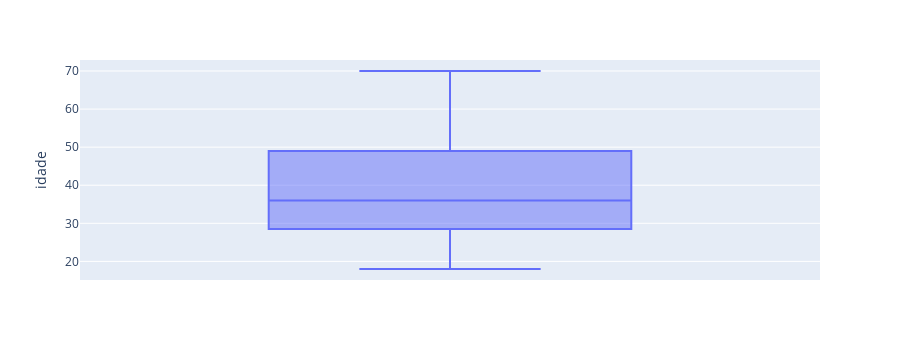

Source (notebook cell):
### Code cell
boxplot = px.box(df, y="idade")
boxplot.show()

### Figure 1 — Plotly figure (JSON) as saved in the notebook; plotly's stock layout.template omitted (floating-point values rounded to 4 significant figures; data arrays with more than 128 entries replaced by an {"elided": "..."} marker saying what was removed)
{"data": [{"alignmentgroup": "True", "hovertemplate": "idade=%{y}<extra></extra>", "legendgroup": "", "marker": {"color": "#636efa"}, "name": "", "notched": false, "offsetgroup": "", "orientation": "v", "showlegend": false, "type": "box", "x0": " ", "xaxis": "x", "y": {"elided": "200 int values"}, "y0": " ", "yaxis": "y"}], "layout": {"boxmode": "group", "height": 360, "legend": {"tracegroupgap": 0}, "margin": {"t": 60}, "xaxis": {"anchor": "y", "autorange": true, "domain": [0, 1], "range": [-0.5, 0.5], "type": "category"}, "yaxis": {"anchor": "x", "autorange": true, "domain": [0, 1], "range": [15.11, 72.89], "title": {"text": "idade"}, "type": "linear"}}}
